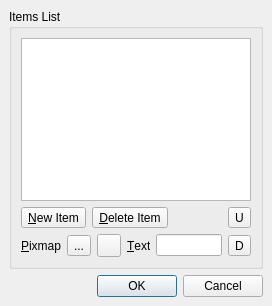
<ui version="4.0" >
 <comment>*********************************************************************
**
** Copyright (C) 1992-2006 TROLLTECH ASA. All rights reserved.
**
** This file is part of the Phone Edition of the Qt Toolkit.
**
** $TROLLTECH_DUAL_LICENSE$
**
** This file is provided AS IS with NO WARRANTY OF ANY KIND, INCLUDING THE
** WARRANTY OF DESIGN, MERCHANTABILITY AND FITNESS FOR A PARTICULAR PURPOSE.
**
*********************************************************************</comment>
 <class>qdesigner_internal::ListWidgetEditor</class>
 <widget class="QDialog" name="qdesigner_internal::ListWidgetEditor" >
  <property name="geometry" >
   <rect>
    <x>0</x>
    <y>0</y>
    <width>272</width>
    <height>306</height>
   </rect>
  </property>
  <property name="windowTitle" >
   <string>Dialog</string>
  </property>
  <layout class="QVBoxLayout" >
   <property name="margin" >
    <number>9</number>
   </property>
   <property name="spacing" >
    <number>6</number>
   </property>
   <item>
    <widget class="QGroupBox" name="groupBox" >
     <property name="title" >
      <string>Items List</string>
     </property>
     <layout class="QGridLayout" >
      <property name="margin" >
       <number>9</number>
      </property>
      <property name="spacing" >
       <number>6</number>
      </property>
      <item row="2" column="1" >
       <widget class="QToolButton" name="moveItemDownButton" >
        <property name="toolTip" >
         <string>Move Item Down</string>
        </property>
        <property name="text" >
         <string>D</string>
        </property>
       </widget>
      </item>
      <item row="2" column="0" >
       <layout class="QHBoxLayout" >
        <property name="margin" >
         <number>0</number>
        </property>
        <property name="spacing" >
         <number>6</number>
        </property>
        <item>
         <widget class="QLabel" name="pixmapLabel" >
          <property name="sizePolicy" >
           <sizepolicy>
            <hsizetype>0</hsizetype>
            <vsizetype>5</vsizetype>
            <horstretch>0</horstretch>
            <verstretch>0</verstretch>
           </sizepolicy>
          </property>
          <property name="text" >
           <string>&amp;Pixmap</string>
          </property>
          <property name="buddy" >
           <cstring>previewPixmapItemButton</cstring>
          </property>
         </widget>
        </item>
        <item>
         <widget class="QToolButton" name="previewPixmapItemButton" >
          <property name="toolTip" >
           <string>Set Item Pixmap</string>
          </property>
          <property name="text" >
           <string>...</string>
          </property>
         </widget>
        </item>
        <item>
         <widget class="QToolButton" name="deletePixmapItemButton" >
          <property name="toolTip" >
           <string>Reset Item Pixmap</string>
          </property>
          <property name="text" >
           <string/>
          </property>
         </widget>
        </item>
        <item>
         <widget class="QLabel" name="textLabel" >
          <property name="sizePolicy" >
           <sizepolicy>
            <hsizetype>0</hsizetype>
            <vsizetype>5</vsizetype>
            <horstretch>0</horstretch>
            <verstretch>0</verstretch>
           </sizepolicy>
          </property>
          <property name="text" >
           <string>&amp;Text</string>
          </property>
          <property name="buddy" >
           <cstring>itemTextLineEdit</cstring>
          </property>
         </widget>
        </item>
        <item>
         <widget class="QLineEdit" name="itemTextLineEdit" >
          <property name="sizePolicy" >
           <sizepolicy>
            <hsizetype>7</hsizetype>
            <vsizetype>4</vsizetype>
            <horstretch>0</horstretch>
            <verstretch>0</verstretch>
           </sizepolicy>
          </property>
          <property name="toolTip" >
           <string>Set Item Text</string>
          </property>
         </widget>
        </item>
       </layout>
      </item>
      <item row="1" column="1" >
       <widget class="QToolButton" name="moveItemUpButton" >
        <property name="toolTip" >
         <string>Move Item Up</string>
        </property>
        <property name="text" >
         <string>U</string>
        </property>
       </widget>
      </item>
      <item row="1" column="0" >
       <layout class="QHBoxLayout" >
        <property name="margin" >
         <number>0</number>
        </property>
        <property name="spacing" >
         <number>6</number>
        </property>
        <item>
         <widget class="QToolButton" name="newItemButton" >
          <property name="toolTip" >
           <string>New Item</string>
          </property>
          <property name="text" >
           <string>&amp;New Item</string>
          </property>
         </widget>
        </item>
        <item>
         <widget class="QToolButton" name="deleteItemButton" >
          <property name="toolTip" >
           <string>Delete Item</string>
          </property>
          <property name="text" >
           <string>&amp;Delete Item</string>
          </property>
         </widget>
        </item>
        <item>
         <spacer>
          <property name="orientation" >
           <enum>Qt::Horizontal</enum>
          </property>
          <property name="sizeHint" >
           <size>
            <width>16</width>
            <height>10</height>
           </size>
          </property>
         </spacer>
        </item>
       </layout>
      </item>
      <item row="0" column="0" colspan="2" >
       <widget class="QListWidget" name="listWidget" >
        <property name="toolTip" >
         <string>Items List</string>
        </property>
       </widget>
      </item>
     </layout>
    </widget>
   </item>
   <item>
    <widget class="QDialogButtonBox" name="buttonBox" >
     <property name="orientation" >
      <enum>Qt::Horizontal</enum>
     </property>
     <property name="standardButtons" >
      <set>QDialogButtonBox::Cancel|QDialogButtonBox::NoButton|QDialogButtonBox::Ok</set>
     </property>
    </widget>
   </item>
  </layout>
 </widget>
 <tabstops>
  <tabstop>listWidget</tabstop>
  <tabstop>newItemButton</tabstop>
  <tabstop>deleteItemButton</tabstop>
  <tabstop>moveItemUpButton</tabstop>
  <tabstop>moveItemDownButton</tabstop>
  <tabstop>previewPixmapItemButton</tabstop>
  <tabstop>deletePixmapItemButton</tabstop>
  <tabstop>itemTextLineEdit</tabstop>
 </tabstops>
 <resources/>
 <connections>
  <connection>
   <sender>buttonBox</sender>
   <signal>accepted()</signal>
   <receiver>qdesigner_internal::ListWidgetEditor</receiver>
   <slot>accept()</slot>
   <hints>
    <hint type="sourcelabel" >
     <x>140</x>
     <y>291</y>
    </hint>
    <hint type="destinationlabel" >
     <x>73</x>
     <y>301</y>
    </hint>
   </hints>
  </connection>
  <connection>
   <sender>buttonBox</sender>
   <signal>rejected()</signal>
   <receiver>qdesigner_internal::ListWidgetEditor</receiver>
   <slot>reject()</slot>
   <hints>
    <hint type="sourcelabel" >
     <x>230</x>
     <y>289</y>
    </hint>
    <hint type="destinationlabel" >
     <x>253</x>
     <y>304</y>
    </hint>
   </hints>
  </connection>
 </connections>
</ui>
